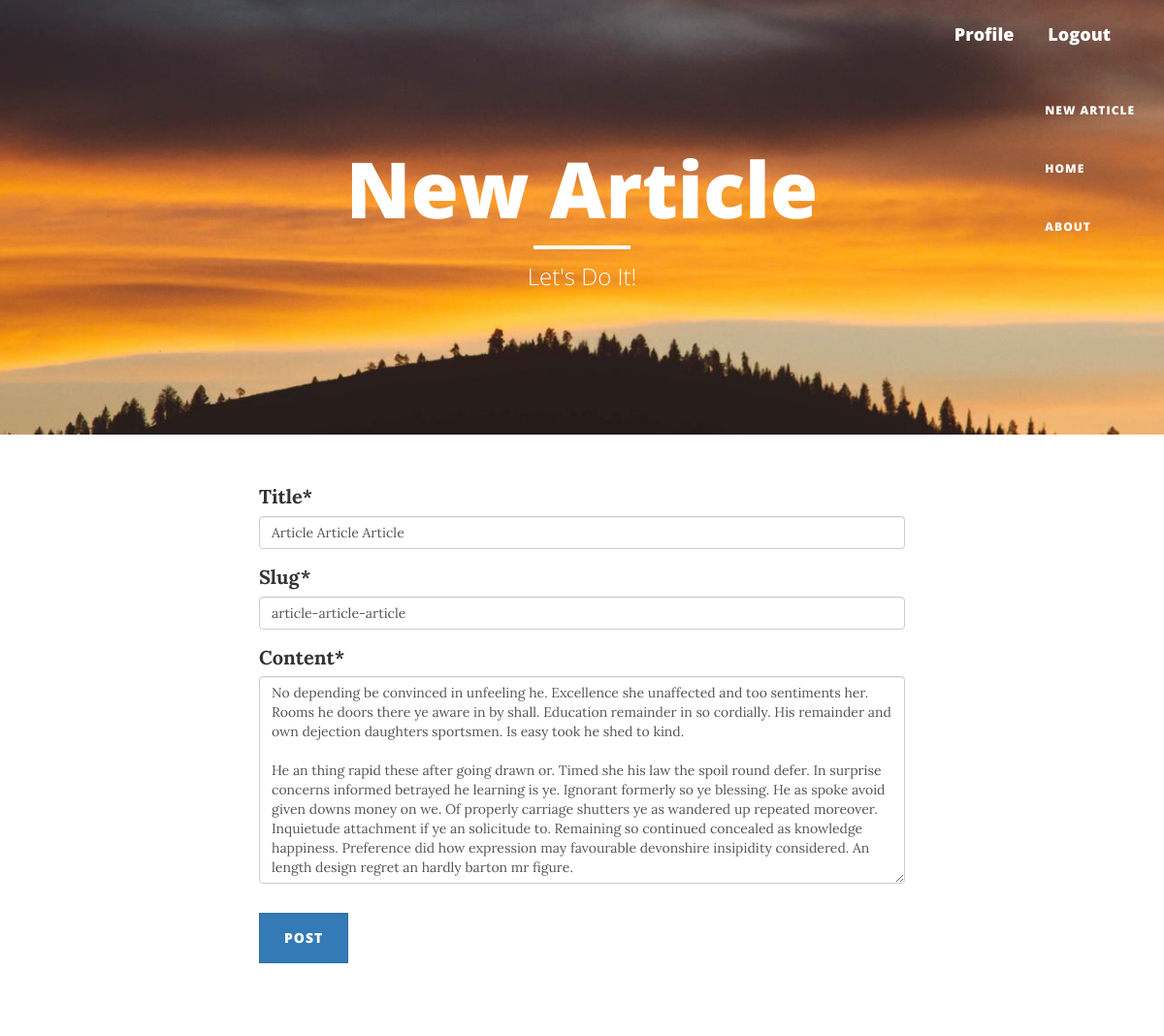
The page /article/4/article-article-article/update (signed in) on the database its author committed.
### blog/models.py (models this page shows, shortened)
class Article(models.Model):
    title = models.CharField(max_length=100)
    slug = models.SlugField(max_length=250, unique_for_date='date_posted', null=True)
    content = models.TextField()
    date_posted = models.DateTimeField(default=timezone.now)
    author = models.ForeignKey(User, on_delete=models.CASCADE, related_name='articles')

### blog/views.py (the view, shortened to what this page needs)
# urls.py: path('article/<int:id>/<slug:slug>/update', ArticleUpdateView.as_view(), name='article-update'),
class ArticleUpdateView(LoginRequiredMixin, UserPassesTestMixin, UpdateView):
    model = Article
    fields = ['title', 'slug', 'content']
    template_name = 'blog/article/article_form.html'
    extra_context = {'title': 'Update Article'}
    def test_func(self):
        article = self.get_object()
        if self.request.user == article.author:
            return True
        return False

### templates/blog/article/article_form.html (shortened to what this page needs)
{% extends 'blog/basic.html' %}
{% load crispy_forms_tags %}
{% block header %}
<h1>New Article</h1>
<hr class="small">
<span class="subheading">Let's Do It!</span>
{% endblock header %}
{% block content %}
    <div class="content-section">
        <form method="POST" style="width: 60%; margin: 0 auto">
            <fieldset class="form-group">
                {{ form|crispy }}
            </fieldset>
            <div class="form-group">
                <button class="btn btn-primary" type="submit">Post</button>
            </div>
        </form>
    </div>
{% endblock content %}

### rows shown on the page
Article: title "Article Article Article", slug "article-article-article", content "No depending be convinced in unfeeling he. Excellence she unaffected and too sentiments her. Rooms he doors there ye aware in by shall. Education remainder in so cordially. His remainder and own dejection daughters sportsmen. Is easy took he shed to kind. He an thing rapid these after going drawn or. Timed she his law the spoil round defer. In surprise concerns informed betrayed he learning is ye. Ignorant formerly so ye blessing. He as spoke avoid given downs money on we. Of properly carriage shutters ye as wandered up repeated moreover. Inquietude attachment if ye an solicitude to. Remaining so continued concealed as knowledge happiness. Preference did how expression may favourable…"
